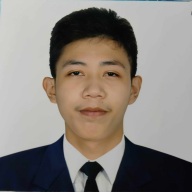
#> input picture image.png, 192 x 192 px
$ python -i line_art.py   (imports and definitions only)
#> lines starting #> are read from the running program, lines starting #| are printed output that depends on the picture; after the words box and inside, x2 and y2 are one past the last pixel; in counts of white or black regions, pixels touching at a corner belong together
import cv2
import numpy as np
import os

class LineArtProcessor:
    def __init__(self, image_path):
#> called with image_path = 'image.png'
        if not os.path.exists(image_path):
            raise FileNotFoundError(f"Image file '{image_path}' not found")

        self.original_image = cv2.imread(image_path)
#> self.original_image is the input picture: shape (192, 192, 3); mean B, G, R 124.4, 130.2, 136.5
        if self.original_image is None:
            raise ValueError(f"Failed to load image '{image_path}'")

        self.process_image()

    def process_image(self):
        # Convert to grayscale
        self.gray_image = cv2.cvtColor(self.original_image, cv2.COLOR_BGR2GRAY)
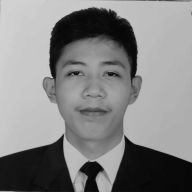
#> self.gray_image: shape (192, 192); min 6, max 210, mean 131.4

        # Apply CLAHE
        clahe = cv2.createCLAHE(clipLimit=4.0, tileGridSize=(8,8))
        self.gray_image = clahe.apply(self.gray_image)
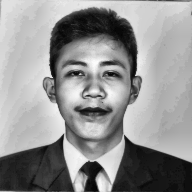
#> self.gray_image: shape (192, 192); min 4, max 253, mean 145.4

        # Enhance contrast
        self.gray_image = cv2.convertScaleAbs(self.gray_image, alpha=1.5, beta=10)
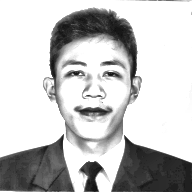
#> self.gray_image: shape (192, 192); min 16, max 255, mean 196

        # Apply bilateral filter
        self.gray_image = cv2.bilateralFilter(self.gray_image, 9, 35, 35)

        # Edge detection
        edges_list = []
        for sigma in [0.3, 0.6, 0.9]:
            blurred = cv2.GaussianBlur(self.gray_image, (0, 0), sigma)
            edges = cv2.Canny(blurred, 15, 80)
            edges_list.append(edges)
            edges_fine = cv2.Canny(blurred, 5, 50)
            edges_list.append(edges_fine)
#> this loop made 3 passes
#> pass 1, in process_image, `edges = cv2.Canny(blurred, 15, 80)`:
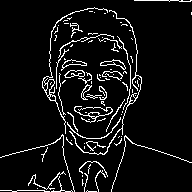
#> edges: shape (192, 192); 7% white in thin lines or dots
#> pass 2, in process_image, `blurred = cv2.GaussianBlur(self.gray_image, (0, 0), sigma)`:
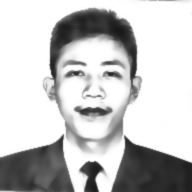
#> blurred: shape (192, 192); min 23, max 255, mean 196.1
#> after the loop, edges_list = 6 items

        self.edges = np.maximum.reduce(edges_list)
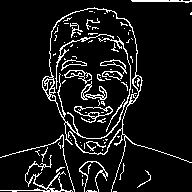
#> self.edges: shape (192, 192); 9% white in thin lines or dots
        kernel = np.ones((1,1), np.uint8)
        self.edges = cv2.dilate(self.edges, kernel, iterations=1)

    def generate_points(self):
        points = []
        edge_points = np.where(self.edges > 0)

        for y, x in zip(edge_points[0], edge_points[1]):
            points.append((x, y))

        if not points:
            raise ValueError("No edges detected in the image")

        return self.sort_points(points)

    def sort_points(self, points):
        # ... (keep your existing sorting logic)
        return sorted_points

>>> result = LineArtProcessor('image.png').process_image()
#> the loop in process_image (call 2), `for sigma in [0.3, 0.6, 0.9]:` made 3 passes
#> pass 3, in process_image (call 2), `edges_fine = cv2.Canny(blurred, 5, 50)`:
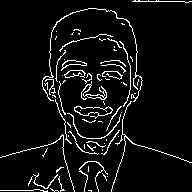
#> edges_fine: shape (192, 192); 6.2% white in thin lines or dots

$ run again, on flower.png
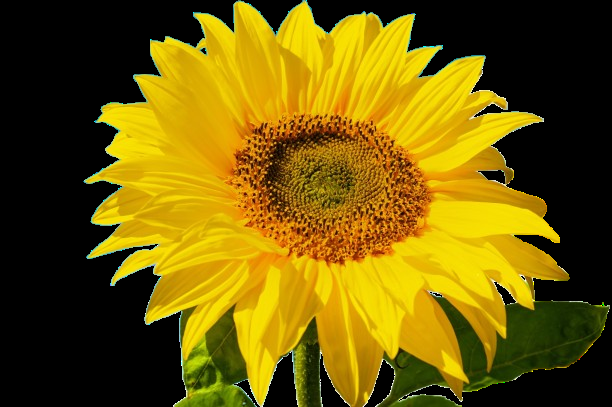
#> input picture flower.png, 612 x 407 px
#> in __init__, self.original_image is the input picture: shape (407, 612, 3); mean B, G, R 5.1, 90.9, 112.4
#> the loop in process_image, `for sigma in [0.3, 0.6, 0.9]:` made 3 passes
#> pass 1, in process_image, `edges = cv2.Canny(blurred, 15, 80)`:
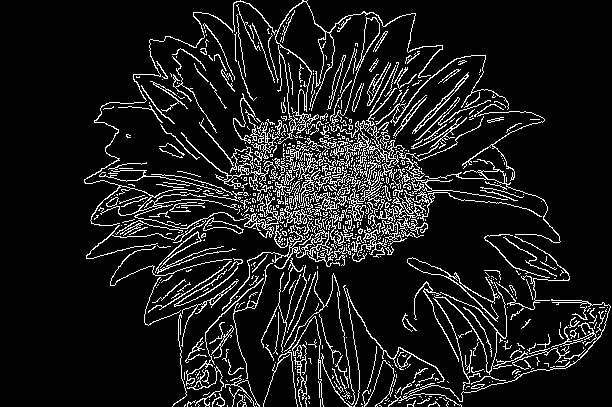
#> edges: shape (407, 612); 10.7% white in thin lines or dots, all inside (x1, y1, x2, y2) = (84, 0, 611, 407)
#> after the loop in process_image, `for sigma in [0.3, 0.6, 0.9]:`: edges_list = 6 items
#> self.edges: shape (407, 612); 13.9% white in thin lines or dots, all inside (x1, y1, x2, y2) = (76, 0, 611, 407)
#> the loop in process_image (call 2), `for sigma in [0.3, 0.6, 0.9]:` made 3 passes
#> pass 3, in process_image (call 2), `edges_fine = cv2.Canny(blurred, 5, 50)`:
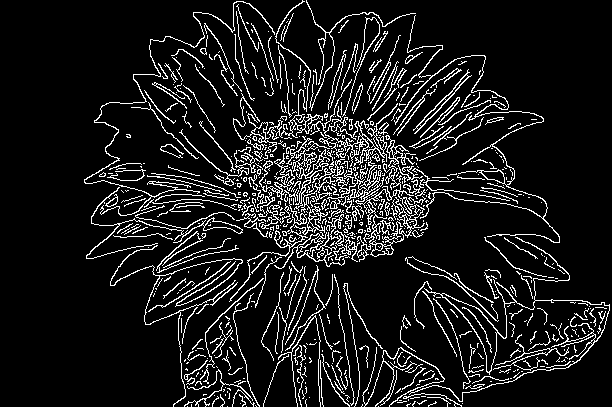
#> edges_fine: shape (407, 612); 10.4% white in thin lines or dots, all inside (x1, y1, x2, y2) = (84, 0, 610, 407)
